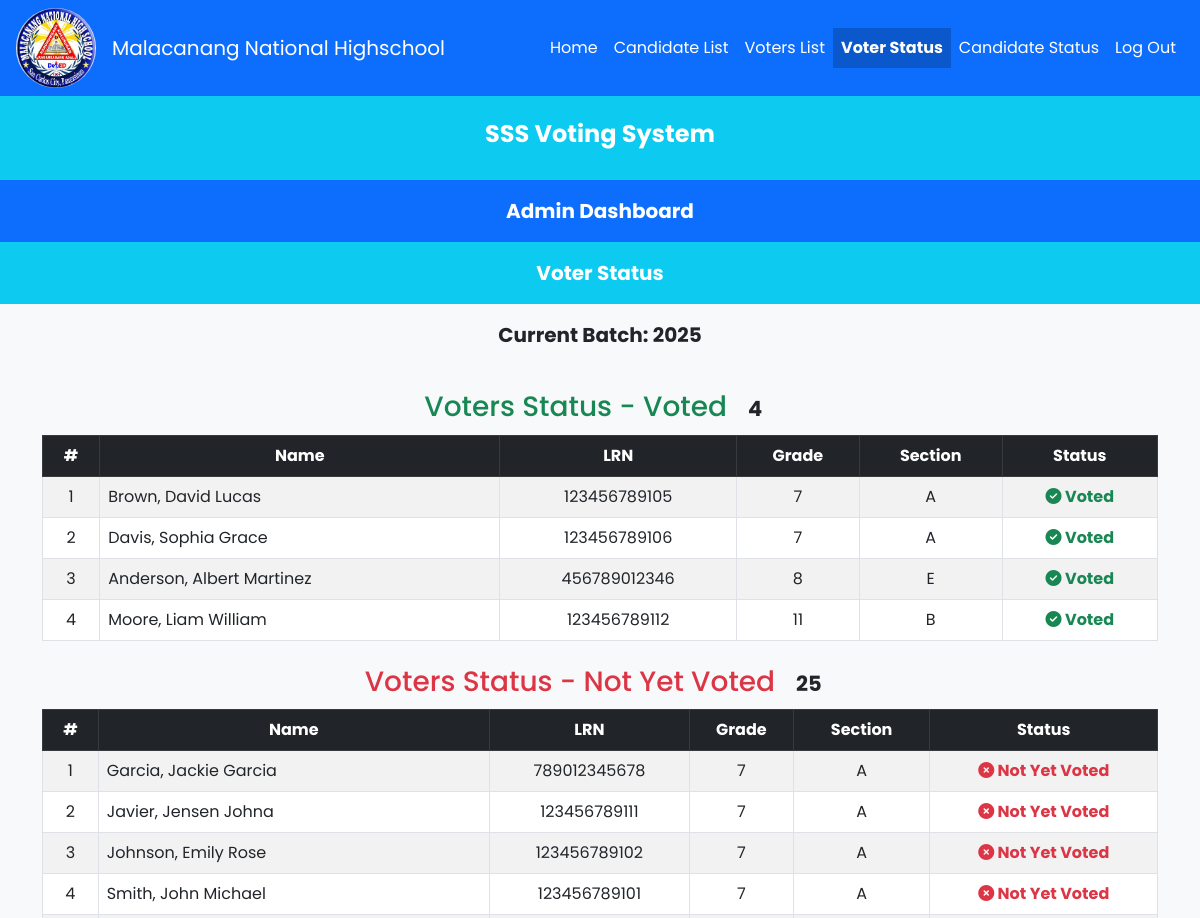
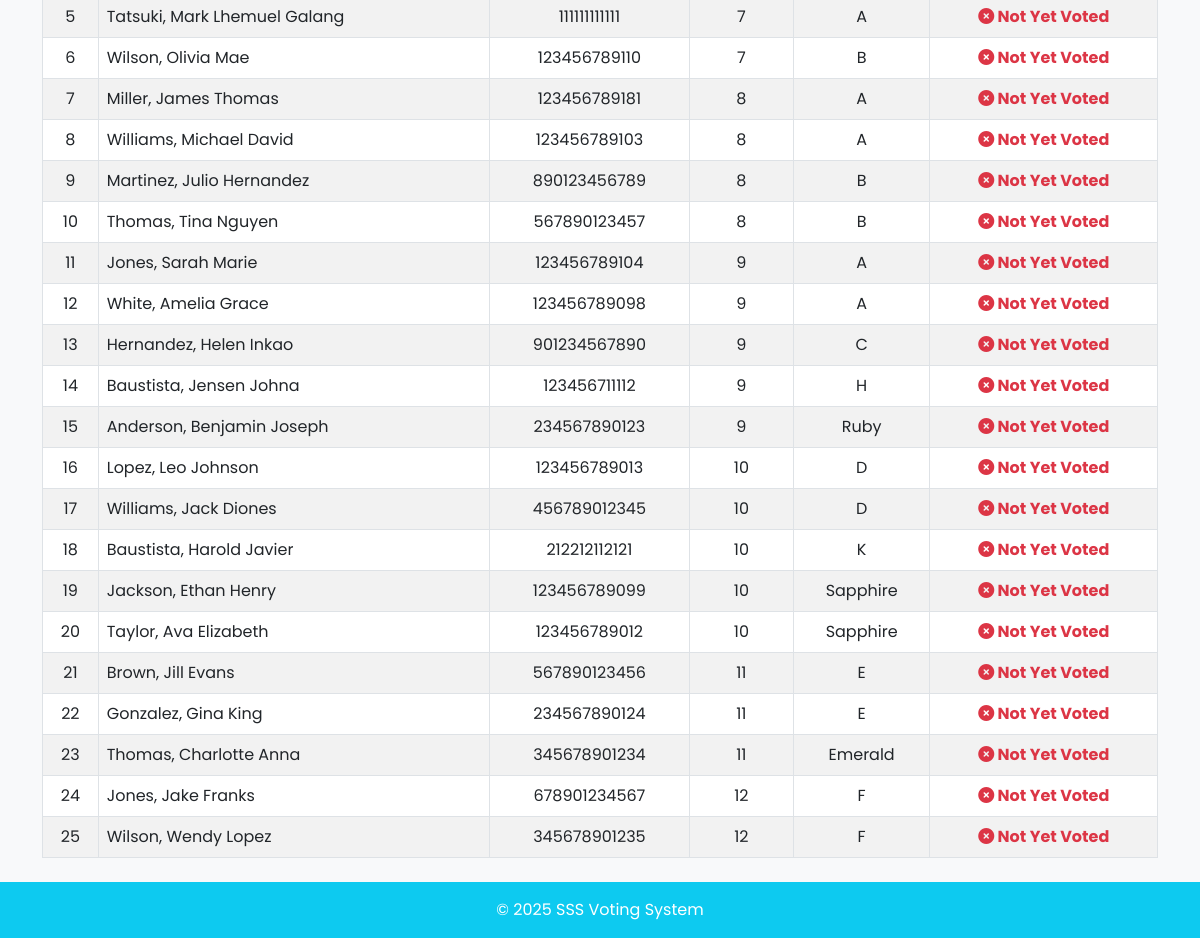
The app's page /school_VS/voted.php with its own data (2 pictures, top to bottom).
### tables this page shows
CREATE TABLE `current_batch` (
  `current_batchID` int(11) NOT NULL DEFAULT 1,
  `batch_number` int(11) NOT NULL,
  `updated_at` timestamp NOT NULL DEFAULT current_timestamp() ON UPDATE current_timestamp(),
  PRIMARY KEY (`current_batchID`)
);

CREATE TABLE `students` (
  `student_ID` int(11) NOT NULL AUTO_INCREMENT,
  `last_name` varchar(255) DEFAULT NULL,
  `first_name` varchar(255) DEFAULT NULL,
  `middle_name` varchar(255) DEFAULT NULL,
  `grade` int(10) NOT NULL,
  `section` varchar(50) NOT NULL,
  `lrn` varchar(20) NOT NULL,
  `status` enum('active','archived') DEFAULT 'active',
  `voted` tinyint(1) DEFAULT 0,
  `batch` int(11) DEFAULT NULL,
  PRIMARY KEY (`student_ID`),
  UNIQUE KEY `unique_student` (`lrn`,`batch`),
  UNIQUE KEY `unique_lrn_batch` (`lrn`,`batch`),
  UNIQUE KEY `lrn` (`lrn`,`batch`)
);

### school_VS/voted.php (the view, shortened to what this page needs)
<?php
include 'db_connect.php';
$currentBatchResult = $conn->query("SELECT batch_number FROM current_batch WHERE current_batchID = 1");
if ($currentBatchResult && $currentBatchResult->num_rows > 0) {
    $current_batch = intval($currentBatchResult->fetch_assoc()['batch_number']);
} else {
    die("Error fetching current batch");
}
$query = "
    SELECT s.student_ID, s.lrn, s.grade, s.section, s.last_name, s.first_name, s.middle_name,
           CASE WHEN COUNT(v.student_id) > 0 THEN 'Voted' ELSE 'Not Yet Voted' END AS vote_status
    FROM students s
    LEFT JOIN votes v ON s.student_ID = v.student_id
    WHERE s.batch = ?
    GROUP BY s.student_ID
    ORDER BY vote_status DESC, s.grade, s.section, s.last_name, s.first_name
";
$stmt = $conn->prepare($query);
$stmt->bind_param("i", $current_batch);
$stmt->execute();
$result = $stmt->get_result();
$voted = [];
$not_voted = [];
while ($row = $result->fetch_assoc()) {
    if ($row['vote_status'] === 'Voted') {
        $voted[] = $row;
    } else {
        $not_voted[] = $row;
    }
}
?>
<!DOCTYPE html>
<html lang="en">
<head>
  <link href="https://cdn.jsdelivr.net/npm/bootstrap@5.3.0/dist/css/bootstrap.min.css" rel="stylesheet">
  <link href="https://cdnjs.cloudflare.com/ajax/libs/font-awesome/6.4.2/css/all.min.css" rel="stylesheet">
</head>
<body class="bg-light">
  <nav class="navbar navbar-expand-lg navbar-dark bg-primary">
    <div class="container-fluid px-3">
      <img src="temp.png" width="80" class="rounded-circle me-3" alt="Logo">
      <a class="navbar-brand" href="admin_dashboard.php">Malacanang National Highschool</a>
      <div class="collapse navbar-collapse" id="nav">
        <?php $current_page = basename($_SERVER['PHP_SELF']); ?>
        <ul class="navbar-nav ms-auto">
          <li class="nav-item"><a class="nav-link <?= $current_page=='admin_dashboard.php'?'active':''?>" href="admin_dashboard.php">Home</a></li>
          <li class="nav-item"><a class="nav-link <?= $current_page=='canprev.php'?'active':''?>" href="canprev.php">Candidate List</a></li>
          <li class="nav-item"><a class="nav-link <?= $current_page=='voters.php'?'active':''?>" href="voters.php">Voters List</a></li>
          <li class="nav-item"><a class="nav-link <?= $current_page=='voted.php'?'active':''?>" href="voted.php">Voter Status</a></li>
          <li class="nav-item"><a class="nav-link <?= $current_page=='winners.php'?'active':''?>" href="winners.php">Candidate Status</a></li>
          <li class="nav-item"><a class="nav-link" href="index.php">Log Out</a></li>
        </ul>
      </div>
    </div>
  </nav>
  <div class="text-center bg-info text-white py-4">
    <h1 class="fw-bold fs-4">SSS Voting System</h1>
  </div>
  <div class="text-center py-3 bg-primary text-white fw-bold fs-5">Admin Dashboard</div>
  <div class="text-center py-3 bg-info text-white fw-bold fs-5">Voter Status</div>
  <div class="text-center py-3 bg-light text-dark fw-bold fs-5">Current Batch: <?= $current_batch ?></div>
  <div class="container my-4">
    <h3 class="text-center text-success">
      Voters Status - Voted
      <span class="badge bg-light text-dark"><?= count($voted) ?></span>
    </h3>
    <table class="table table-bordered table-striped mt-2">
      <thead class="table-dark text-center">
        <tr>
          <th>#</th>
          <th>Name</th>
          <th>LRN</th>
          <th>Grade</th>
          <th>Section</th>
          <th>Status</th>
        </tr>
      </thead>
      <tbody>
        <?php if (empty($voted)): ?>
          <tr><td colspan="6" class="text-center text-danger fw-bold">No one has voted yet.</td></tr>
        <?php else: ?>
          <?php $i=1; foreach($voted as $r): ?>
            <tr class="voted">
              <td class="text-center"><?= $i++ ?></td>
              <td><?= htmlspecialchars("$r[last_name], $r[first_name] $r[middle_name]") ?></td>
              <td class="text-center"><?= $r['lrn'] ?></td>
              <td class="text-center"><?= $r['grade'] ?></td>
              <td class="text-center"><?= $r['section'] ?></td>
              <td class="text-center text-success fw-bold">
                <i class="fa-solid fa-check-circle"></i> Voted
              </td>
            </tr>
          <?php endforeach; ?>
        <?php endif; ?>
      </tbody>
    </table>
  </div>
  <div class="container my-4">
    <h3 class="text-center text-danger">
      Voters Status - Not Yet Voted
      <span class="badge bg-light text-dark"><?= count($not_voted) ?></span>
    </h3>
    <table class="table table-bordered table-striped mt-2">
      <thead class="table-dark text-center">
        <tr>
          <th>#</th>
          <th>Name</th>
          <th>LRN</th>
          <th>Grade</th>
          <th>Section</th>
          <th>Status</th>
        </tr>
      </thead>
      <tbody>
        <?php if (empty($not_voted)): ?>
          <tr><td colspan="6" class="text-center text-success fw-bold">Everyone has voted!</td></tr>
        <?php else: ?>
          <?php $i=1; foreach($not_voted as $r): ?>
            <tr class="not-voted">
              <td class="text-center"><?= $i++ ?></td>
              <td><?= htmlspecialchars("$r[last_name], $r[first_name] $r[middle_name]") ?></td>
              <td class="text-center"><?= $r['lrn'] ?></td>
              <td class="text-center"><?= $r['grade'] ?></td>
              <td class="text-center"><?= $r['section'] ?></td>
              <td class="text-center text-danger fw-bold">
                <i class="fa-solid fa-times-circle"></i> Not Yet Voted
              </td>
            </tr>
          <?php endforeach; ?>
        <?php endif; ?>
      </tbody>
    </table>
  </div>
  <footer class="text-center bg-info text-white py-3 mt-4">&copy; 2025 SSS Voting System</footer>
</body>
</html>

### school_VS/voted.php (style rules this page uses)
body { font-family: 'Poppins', sans-serif; }
.navbar-nav .nav-link { color: white !important; transition: .3s; }
.navbar-nav .nav-link.active { font-weight:bold; background: rgba(0,0,0,.2); }
.voted { background-color: #d4edda; }
.not-voted { background-color: #f8d7da; }

### records on screen
current_batch: batch_number "2025"
students: last_name+first_name+middle_name "Brown, David Lucas", lrn "123456789105", grade "7", section "A"
students: last_name+first_name+middle_name "Davis, Sophia Grace", lrn "123456789106", grade "7", section "A"
students: last_name+first_name+middle_name "Anderson, Albert Martinez", lrn "456789012346", grade "8", section "E"
students: last_name+first_name+middle_name "Moore, Liam William", lrn "123456789112", grade "11", section "B"
students: last_name+first_name+middle_name "Garcia, Jackie Garcia", lrn "789012345678", grade "7", section "A"
students: last_name+first_name+middle_name "Javier, Jensen Johna", lrn "123456789111", grade "7", section "A"
students: last_name+first_name+middle_name "Johnson, Emily Rose", lrn "123456789102", grade "7", section "A"
students: last_name+first_name+middle_name "Smith, John Michael", lrn "123456789101", grade "7", section "A"
students: last_name+first_name+middle_name "Tatsuki, Mark Lhemuel Galang", lrn "111111111111", grade "7", section "A"
students: last_name+first_name+middle_name "Wilson, Olivia Mae", lrn "123456789110", grade "7", section "B"
students: last_name+first_name+middle_name "Miller, James Thomas", lrn "123456789181", grade "8", section "A"
students: last_name+first_name+middle_name "Williams, Michael David", lrn "123456789103", grade "8", section "A"
students: last_name+first_name+middle_name "Martinez, Julio Hernandez", lrn "890123456789", grade "8", section "B"
students: last_name+first_name+middle_name "Thomas, Tina Nguyen", lrn "567890123457", grade "8", section "B"
students: last_name+first_name+middle_name "Jones, Sarah Marie", lrn "123456789104", grade "9", section "A"
students: last_name+first_name+middle_name "White, Amelia Grace", lrn "123456789098", grade "9", section "A"
students: last_name+first_name+middle_name "Hernandez, Helen Inkao", lrn "901234567890", grade "9", section "C"
students: last_name+first_name+middle_name "Baustista, Jensen Johna", lrn "123456711112", grade "9", section "H"
students: last_name+first_name+middle_name "Anderson, Benjamin Joseph", lrn "234567890123", grade "9", section "Ruby"
students: last_name+first_name+middle_name "Lopez, Leo Johnson", lrn "123456789013", grade "10", section "D"
students: last_name+first_name+middle_name "Williams, Jack Diones", lrn "456789012345", grade "10", section "D"
students: last_name+first_name+middle_name "Baustista, Harold Javier", lrn "212212112121", grade "10", section "K"
students: last_name+first_name+middle_name "Jackson, Ethan Henry", lrn "123456789099", grade "10", section "Sapphire"
students: last_name+first_name+middle_name "Taylor, Ava Elizabeth", lrn "123456789012", grade "10", section "Sapphire"
students: last_name+first_name+middle_name "Brown, Jill Evans", lrn "567890123456", grade "11", section "E"
students: last_name+first_name+middle_name "Gonzalez, Gina King", lrn "234567890124", grade "11", section "E"
students: last_name+first_name+middle_name "Thomas, Charlotte Anna", lrn "345678901234", grade "11", section "Emerald"
students: last_name+first_name+middle_name "Jones, Jake Franks", lrn "678901234567", grade "12", section "F"
students: last_name+first_name+middle_name "Wilson, Wendy Lopez", lrn "345678901235", grade "12", section "F"

### other values on screen
count($voted) "4"
count($not_voted) "25"
